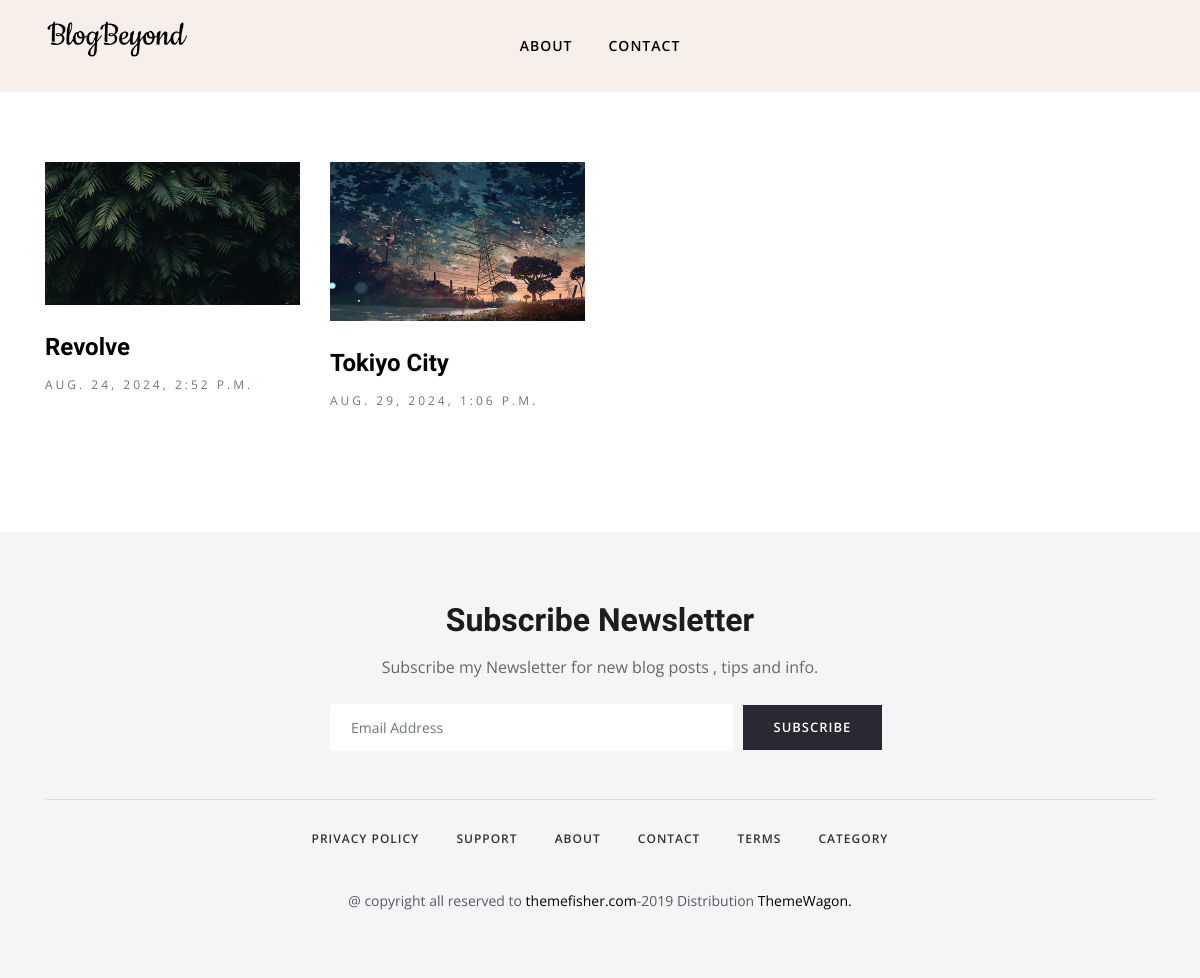
Screenshot of /viewmagazine with the database file from the repository.
### posts/models.py (models this page shows, shortened)
class post(models.Model):
    STATUS_CHOICES = [
        ('Pending', 'Pending'),
        ('Approved', 'Approved'),
        ('Rejected', 'Rejected'),
    ]
    id = models.AutoField(primary_key=True)
    user = models.ForeignKey('register.Profile', on_delete=models.CASCADE)
    title = models.CharField(max_length=50)
    content = models.TextField()
    blog_picture = models.ImageField(upload_to='blog_pictures/')
    created_at = models.DateTimeField(auto_now_add=True)
    like = models.PositiveIntegerField(default=0)
    status = models.CharField(max_length=10, choices=STATUS_CHOICES, default='Pending')
    admin_comment = models.TextField(blank=True, null=True)
    showing = models.BooleanField(default=True)

### super/views.py (the view)
# urls.py: path('viewmagazine',views.viewmagazine,name='magazine'),
def viewmagazine(request):
    plist=[]
    ulist=[]
    mgs = Magazine.objects.all()
    for j in mgs:
        plist.append(j.post_id)
        ulist.append(j.user_id)
    return render(request,'magazine.html',{'key':plist,'u':ulist})

### templates/magazine.html (shortened to what this page needs)
{% load static %}
<!DOCTYPE html>
<html lang="en">
<head>
	<link rel="stylesheet" href={% static "plugins/bootstrap/css/bootstrap.min.css" %}>
	<link rel="stylesheet" href={% static "plugins/themify/css/themify-icons.css" %}>
	<link rel="stylesheet" href={% static "plugins/slick-carousel/slick-theme.css" %}>
	<link rel="stylesheet" href={% static "plugins/slick-carousel/slick.css" %}>
	<link rel="stylesheet" href={% static "plugins/owl-carousel/owl.carousel.min.css" %}>
	<link rel="stylesheet" href={% static "plugins/owl-carousel/owl.theme.default.min.css" %}>
	<link rel="stylesheet" href={% static "plugins/magnific-popup/magnific-popup.css" %}>
	<link rel="stylesheet" href={% static "css/style.css" %}>
</head>
<body>
	<header class="header-top bg-grey justify-content-center">
		<div class="container">
			<div class="row align-items-center">
				<div class="col-lg-2 col-md-4 text-center d-none d-lg-block">
					{% if request.user.is_authenticated %}
					<a class="navbar-brand" href={% url 'home' %}>
						<img src={% static "images/blogbyond.png" %} alt="" class="img-fluid">
					</a>
					{% else %}
					<a class="navbar-brand" href={% url 'index' %}>
						<img src={% static "images/blogbyond.png" %} alt="" class="img-fluid">
					{% endif %}
				</div>
				<div class="col-lg-8 col-md-12">
					<nav class="navbar navbar-expand-lg navigation-2 navigation">
						<div class="collapse navbar-collapse" id="navbar-collapse">
							<ul id="menu" class="menu navbar-nav mx-auto">
								<li class="nav-item"><a href={% url 'about' %} class="nav-link">About</a></li>
								<li class="nav-item"><a href={% url 'contact' %} class="nav-link">Contact</a></li>
							</ul>
						</div>
					</nav>
				</div>
			</div>
		</div>
	</header>
	<section class="section-padding">
		<div class="container">
			<div class="row">
				<div class="col-lg-12 col-md-12 col-sm-12 col-xs-12">
					<div class="row">
						{% for item in key %}
						<div class="col-lg-3 col-md-6">
							<article class="post-grid mb-5">
								<a class="post-thumb mb-4 d-block" href={% url 'singlemagazine' item.id %}>
									<img src={{ item.blog_picture.url }} alt="" class="img-fluid w-100">
								<h3 class="post-title mt-1"><a href={% url 'singlemagazine' item.id %}>{{ item.title }}</a></h3>
								<span class="text-muted letter-spacing text-uppercase font-sm">{{ item.created_at}}</span>
							</article>
						</div>
						{% endfor %}
					</div>
				</div>
			</div>
		</div>
	</section>
	<section class="footer-2 section-padding gray-bg pb-5">
		<div class="container">
			<div class="row justify-content-center">
				<div class="col-lg-6">
					<div class="subscribe-footer text-center">
						<div class="form-group mb-0">
							<h2 class="mb-3">Subscribe Newsletter</h2>
							<p class="mb-4">Subscribe my Newsletter for new blog posts , tips and info.
							<p>
							<div class="form-group form-row align-items-center mb-0">
								<div class="col-sm-9">
									<input type="email" class="form-control" placeholder="Email Address">
								</div>
								<div class="col-sm-3">
									<a href="#" class="btn btn-dark ">Subscribe</a>
								</div>
							</div>
						</div>
					</div>
				</div>
			</div>
			<div class="footer-btm mt-5 pt-4 border-top">
				<div class="row">
					<div class="col-lg-12">
						<ul class="list-inline footer-socials-2 text-center">
							<li class="list-inline-item"><a href="#">Privacy policy</a></li>
							<li class="list-inline-item"><a href="#">Support</a></li>
							<li class="list-inline-item"><a href="#">About</a></li>
							<li class="list-inline-item"><a href="#">Contact</a></li>
							<li class="list-inline-item"><a href="#">Terms</a></li>
							<li class="list-inline-item"><a href="#">Category</a></li>
						</ul>
					</div>
				</div>
				<div class="row justify-content-center">
					<div class="col-lg-6">
						<div class="copyright text-center ">
							@ copyright all reserved to <a href="https://themefisher.com/">themefisher.com</a>-2019 Distribution <a
								href="https://themewagon.com">ThemeWagon.</a></p>
						</div>
					</div>
				</div>
			</div>
		</div>
	</section>
</body>
</html>

### static/css/style.css (style rules this page uses)
body, p { font-family: "Open Sans", sans-serif; line-height: 26px; font-size: 16px; text-rendering: optimizeLegibility; color: #666; font-weight: 400; }
html { overflow-x: hidden; width: 100%; height: 100%; }
h1, .h1, h2, .h2, h3, .h3, h4, .h4, h5, .h5, h6, .h6 { color: #1c1c1c; font-weight: 600; font-family: "Unna", serif; }
h2, .h2 { font-size: 32px; line-height: 36px; font-weight: 700; }
h3, .h3 { font-size: 24px; font-weight: 700; }
body { background: #fff; color: #575769; }
html, body { height: 100%; }
a { transition: all 0.3s ease-in-out; color: #000; }
a:link, a:visited { text-decoration: none; }
.section-padding { padding: 70px 0; position: relative; }
.form-control { box-shadow: none; border: 1px solid transparent; padding: 12px 20px; background: #f0f1f4; font-size: 14px; border-radius: 2px; }
.btn { border-radius: 0px; padding: 10px 30px; font-weight: 600; text-transform: uppercase; color: #fff; transition: 350ms; letter-spacing: 1px; font-size: 13px; border: 1px solid transparent; }
.btn-dark { background: #292931; }
.letter-spacing { letter-spacing: 3px; }
.font-sm { font-size: 12px !important; }
.bg-grey { background: #f8efea; }
.gray-bg { background: #f5f5f5; }
.navigation .menu { padding: 0px; }
.navigation .menu li { text-align: left; padding: 0px 10px; }
.navigation .menu li a { color: #000; display: inline-block; line-height: 26px; letter-spacing: 1px; }
.navbar-nav .nav-link { transition: all 500ms ease; -moz-transition: all 500ms ease; -webkit-transition: all 500ms ease; -ms-transition: all 500ms ease; -o-transition: all 500ms ease; font-family: "Open Sans", sans-serif; text-transform: uppercase; font-size: 14px; font-weight: 600; padding: 25px 0px; }
.header-top { position: relative !important; }
.navigation-2.navigation .nav-link { padding: 25px 8px; }
.post-title { text-transform: capitalize; }
.post-grid span { font-size: 15px; }
.copyright { font-size: 14px; padding-top: 20px; }
.footer-socials li, .footer-socials-2 li { margin: 0px 25px; }
.footer-socials li a, .footer-socials-2 li a { text-transform: uppercase; font-size: 12px; letter-spacing: 1px; font-weight: 600; }
.footer-socials-2 li a { color: #000; opacity: 0.8; }
.subscribe-footer .form-control { background: #fff; }
.subscribe-footer .btn { padding-top: 12px; padding-bottom: 12px; }

### rows the page displays
post: blog_picture (picture), title "Revolve", created_at "AUG. 24, 2024, 2:52 P.M."
post: blog_picture (picture), title "Tokiyo City", created_at "AUG. 29, 2024, 1:06 P.M."
